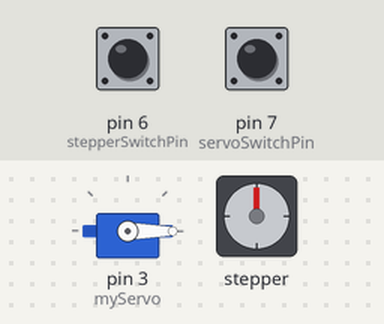
Bench run of a sketch on a simulated Arduino Uno, built with avr-gcc and run on an emulated ATmega328P. Shown: servo, stepper motor. The test bench sets the inputs (shaded band); at power-on: pin 6 (stepperSwitchPin) LOW, pin 7 (servoSwitchPin) LOW. Stepper angles assume 200 steps per turn.

Above: at 0.1 s.
Timing chart, 0 to 2.4 s (numbered marks = the images above):
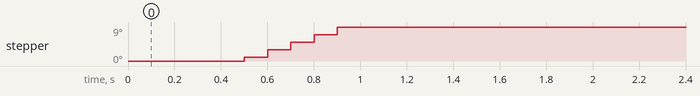

The sketch:

TestingServoSwitch.ino
```cpp
#include <Servo.h>
#include <Wire.h>
#include <Adafruit_MotorShield.h>

Servo myServo;  // create servo object to control a servo

Adafruit_MotorShield AFMS = Adafruit_MotorShield();
Adafruit_StepperMotor *myMotor = AFMS.getStepper(200, 1);

int myServoPos = 0;    // variable to store the servo position

// constants won't change. They're used here to set pin numbers:
const int servoSwitchPin = 7;     // the number of the pushbutton pin
const int stepperSwitchPin = 6;

// variables will change:
int servoButtonState = 0;         // variable for reading the pushbutton status
int stepperButtonState = 0;

void setup() {
  // initialize the pushbutton pin as an input:
  pinMode(servoSwitchPin, INPUT);
  pinMode(stepperSwitchPin, INPUT);
  myServo.attach(3);  // attaches the servo on pin 3 to the servo object
  AFMS.begin();  // create with the default frequency 1.6KHz
  homeServo();
  homeStepper();
}

void loop() {

}

void homeServo() {
  servoButtonState = digitalRead(servoSwitchPin);
  while (digitalRead(servoSwitchPin)== HIGH) //unpressed
  {
      myServoPos++;
      myServo.write(myServoPos);
      delay(20);
  }
  myServoPos = myServoPos - 12;
  myServo.write(myServoPos);
  delay(500);
}

void homeStepper() {
  myMotor->setSpeed(3);  // 5 rpm
  stepperButtonState = digitalRead(stepperSwitchPin);

  while (digitalRead(stepperSwitchPin)== HIGH) //unpressed
  {
      myMotor->step(1, BACKWARD, DOUBLE);
      delay(10);
  }
  myMotor->step(5, FORWARD, DOUBLE);
  delay(1000);
  myMotor->release();  // release motor
}
```
